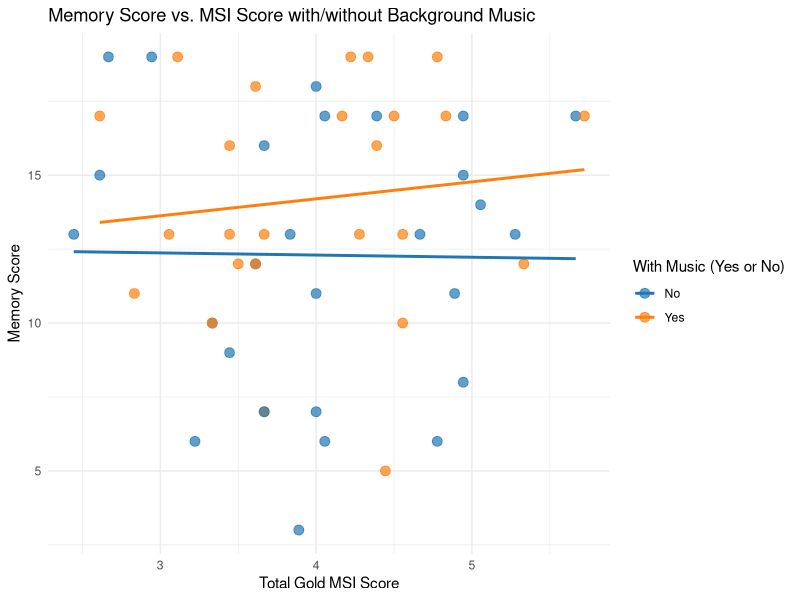
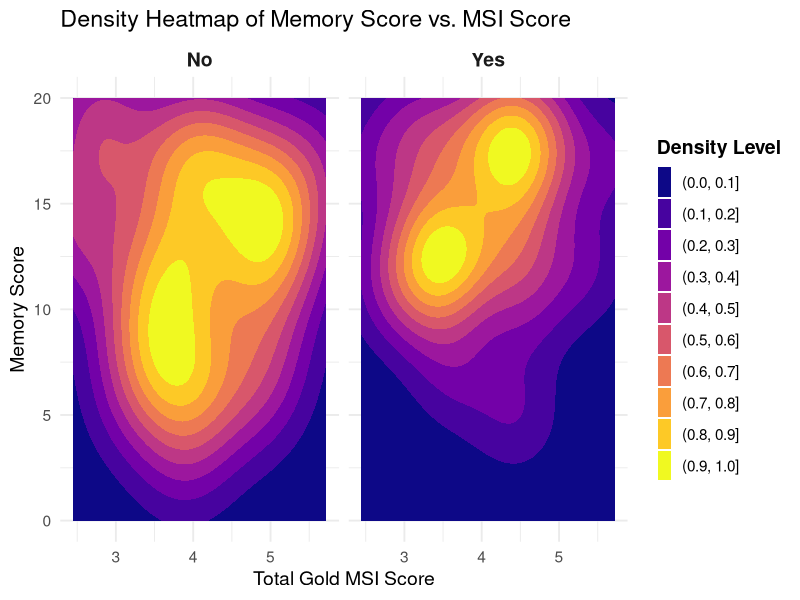
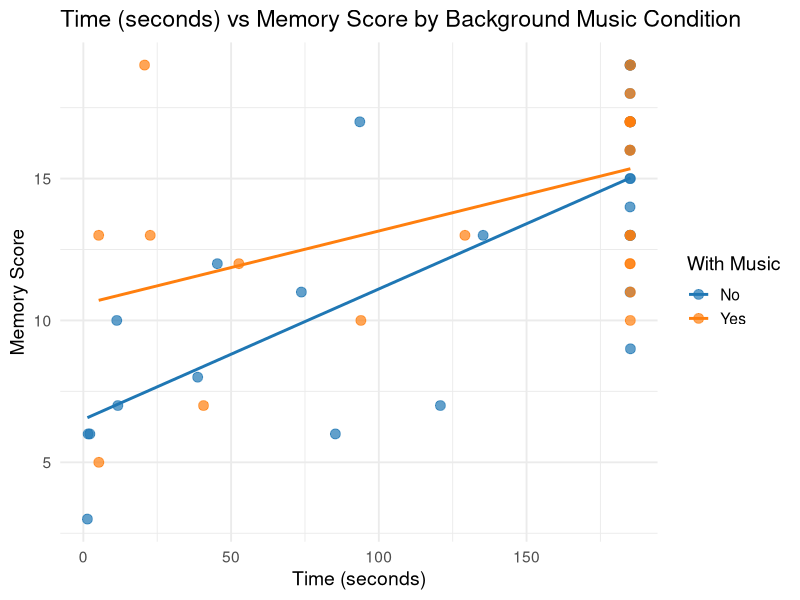
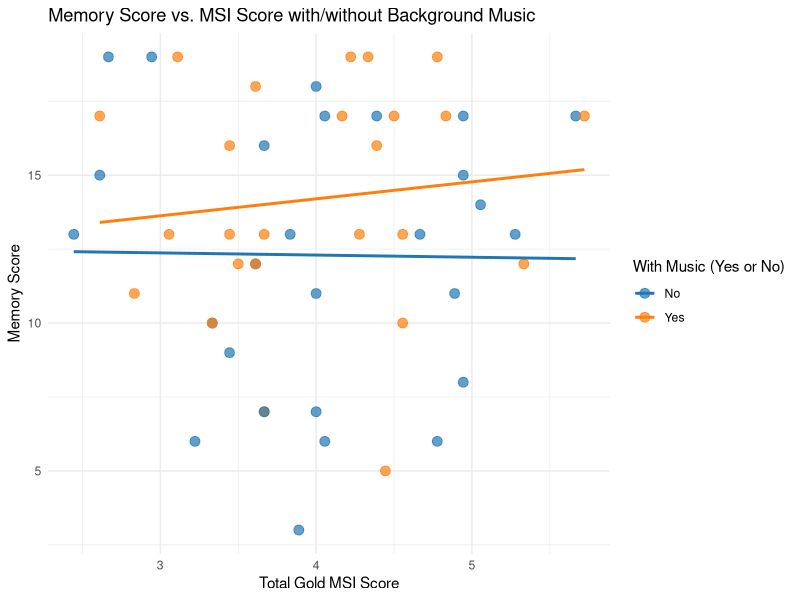
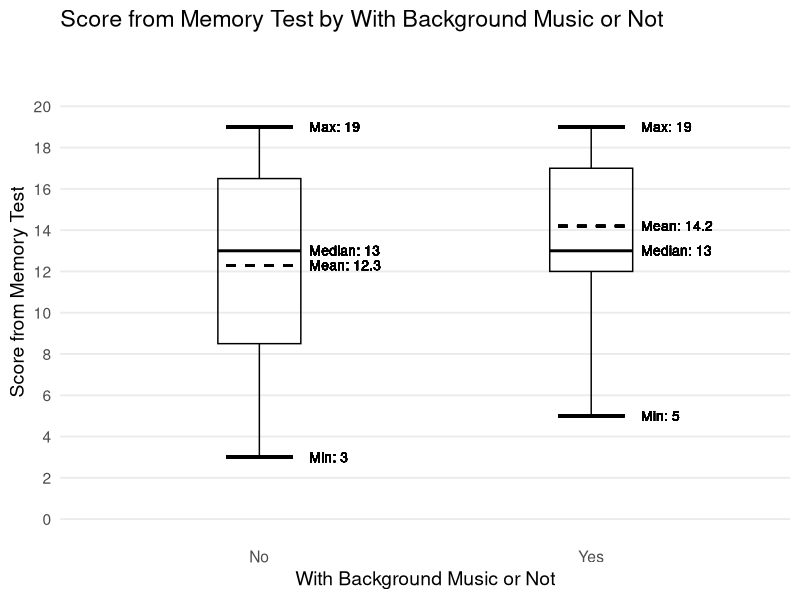
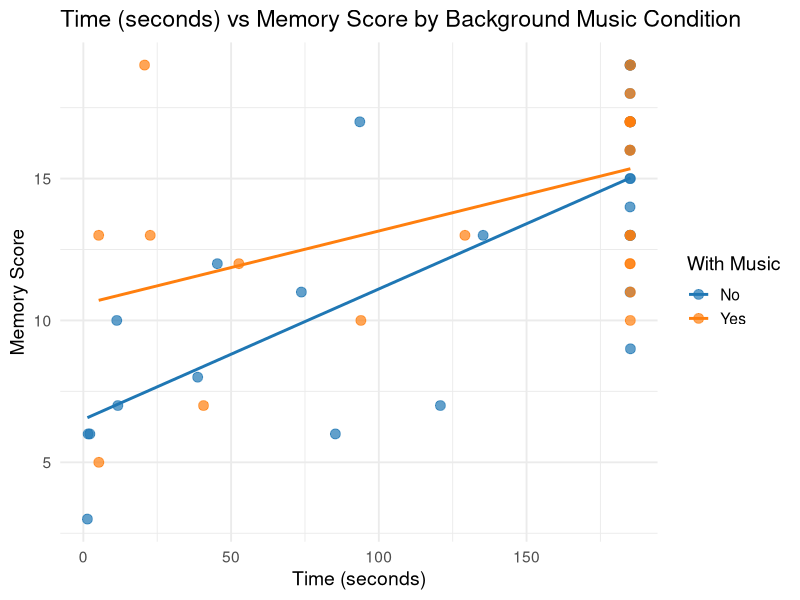
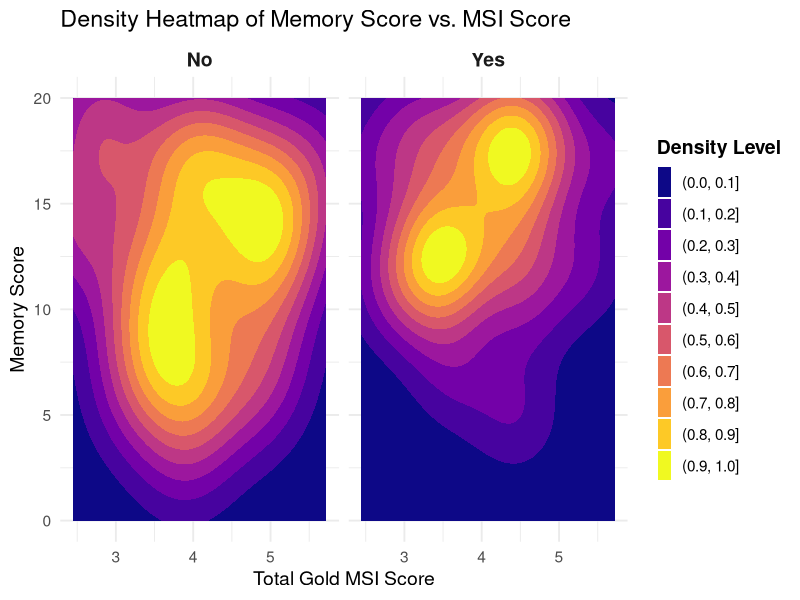

Here is the R script that generated these plots, in order:
## ---- chunk 1
#| include: false
library(tidyverse)
library(ggplot2)
library(dplyr)

df <- read.csv("qualtrics data.csv")

df <- df %>%
  rename(
    With.music.or.not = Music.Background,
    Memory.Score = Score,
    Total.Gold.MSI.Score = TOTAL.MSI.SCORE
  ) %>%
  mutate(With.music.or.not = factor(With.music.or.not, levels = c("No", "Yes")))

## ---- chunk 2
#| title: Memory Test Scores Dependent on Background Music and Music Proficiency
#| echo: false

ggplot(df, aes(
  x = Total.Gold.MSI.Score,
  y = Memory.Score,
  color = With.music.or.not
)) +
  geom_point(size = 3, alpha = 0.7) +
  geom_smooth(method = "lm", se = FALSE) +
  scale_color_manual(
    values = c(
      "No" = "#1f77b4",
      "Yes" = "#ff7f0e"
    )
  ) +
  labs(
    title = "Memory Score vs. MSI Score with/without Background Music",
    x = "Total Gold MSI Score",
    y = "Memory Score",
    color = "With Music (Yes or No)"
  ) +
  theme_minimal()
## ---- chunk 3
#| title: Density Heatmaps for Memory Scores Dependent on Total Gold MSI Score
#| echo: false

ggplot(df, aes(
  x = Total.Gold.MSI.Score,
  y = Memory.Score
)) +
  stat_density_2d_filled(contour_var = "ndensity") +
  facet_wrap(~ With.music.or.not) +
  scale_fill_viridis_d(
    option = "plasma",
    name = "Density Level"
  ) +
  labs(
    title = "Density Heatmap of Memory Score vs. MSI Score",
    x = "Total Gold MSI Score",
    y = "Memory Score"
  ) +
  ylim(0, 20) +
  theme_minimal(base_size = 14) +
  theme(
    strip.text = element_text(face = "bold", size = 14),
    legend.title = element_text(face = "bold"),
    legend.text = element_text(size = 11),
    legend.key.height = unit(0.8, "cm"),
    legend.key.width = unit(0.4, "cm")
  )

## ---- chunk 4
#| title: How Does the Time Taken to Memorize Words Impact Test Score?
#| echo: false

# Plot
ggplot(df, aes(
    x = Time,
    y = Memory.Score,
    color = With.music.or.not
)) +
    geom_point(size = 3, alpha = 0.7) +
    geom_smooth(method = "lm", se = FALSE) +
    scale_color_manual(
        values = c(
            "No" = "#1f77b4",   # blue
            "Yes" = "#ff7f0e"   # orange
        )
    ) +
    labs(
        title = "Time (seconds) vs Memory Score by Background Music Condition",
        x = "Time (seconds)",
        y = "Memory Score",
        color = "With Music"
    ) +
    theme_minimal(base_size = 14)
## ---- chunk 5
#| title: Memory Test Scores Dependent on Background Music and Music Proficiency
#| echo: false

ggplot(df, aes(
  x = Total.Gold.MSI.Score,
  y = Memory.Score,
  color = With.music.or.not
)) +
  geom_point(size = 3, alpha = 0.7) +
  geom_smooth(method = "lm", se = FALSE) +
  scale_color_manual(
    values = c(
      "No" = "#1f77b4",
      "Yes" = "#ff7f0e"
    )
  ) +
  labs(
    title = "Memory Score vs. MSI Score with/without Background Music",
    x = "Total Gold MSI Score",
    y = "Memory Score",
    color = "With Music (Yes or No)"
  ) +
  theme_minimal()
## ---- chunk 6
#| title: Boxplot of Memory Scores based on with/without Background Music
#| echo: false


stats <- df %>%
  group_by(With.music.or.not) %>%
  summarise(
    Q1 = quantile(Memory.Score, 0.25),
    Q3 = quantile(Memory.Score, 0.75),
    IQR = Q3 - Q1,
    lower = max(min(Memory.Score), Q1 - 1.5 * IQR),
    upper = min(max(Memory.Score), Q3 + 1.5 * IQR),
    mean = mean(Memory.Score),
    median = median(Memory.Score),
    min = min(Memory.Score),
    max = max(Memory.Score),
    xpos = as.numeric(With.music.or.not),
    .groups = "drop"
  )

ggplot(df, aes(
  x = With.music.or.not,
  y = Memory.Score
)) +
  geom_boxplot(
    width = 0.25,
    outlier.shape = 16,
    outlier.size = 2.5,
    color = "black",
    fill = NA
  ) +
  geom_segment(
    data = stats,
    aes(x = xpos - 0.1, xend = xpos + 0.1, y = lower, yend = lower),
    linewidth = 0.9
  ) +
  geom_segment(
    data = stats,
    aes(x = xpos - 0.1, xend = xpos + 0.1, y = upper, yend = upper),
    linewidth = 0.9
  ) +
  geom_segment(
    data = stats,
    aes(x = xpos - 0.1, xend = xpos + 0.1, y = mean, yend = mean),
    linewidth = 0.8,
    linetype = "dashed"
  ) +
  geom_text(
    data = stats,
    aes(x = xpos + 0.15, y = median, label = paste0("Median: ", round(median, 2))),
    hjust = 0,
    size = 3.5
  ) +
  geom_text(
    data = stats,
    aes(x = xpos + 0.15, y = mean, label = paste0("Mean: ", round(mean, 2))),
    hjust = 0,
    size = 3.5
  ) +
  geom_text(
    data = stats,
    aes(x = xpos + 0.15, y = lower, label = paste0("Min: ", round(min, 2))),
    hjust = 0,
    size = 3.5
  ) +
  geom_text(
    data = stats,
    aes(x = xpos + 0.15, y = upper, label = paste0("Max: ", round(max, 2))),
    hjust = 0,
    size = 3.5
  ) +
  scale_y_continuous(limits = c(0, 22), breaks = seq(0, 20, 2)) +
  labs(
    title = "Score from Memory Test by With Background Music or Not",
    x = "With Background Music or Not",
    y = "Score from Memory Test"
  ) +
  theme_minimal(base_size = 14) +
  theme(
    panel.grid.major.x = element_blank(),
    panel.grid.minor = element_blank(),
    legend.position = "none"
  )
## ---- chunk 7
#| title: How does the time taken to memorize words impact test score?
#| echo: false

# Plot
ggplot(df, aes(
    x = Time,
    y = Memory.Score,
    color = With.music.or.not
)) +
    geom_point(size = 3, alpha = 0.7) +
    geom_smooth(method = "lm", se = FALSE) +
    scale_color_manual(
        values = c(
            "No" = "#1f77b4",   # blue
            "Yes" = "#ff7f0e"   # orange
        )
    ) +
    labs(
        title = "Time (seconds) vs Memory Score by Background Music Condition",
        x = "Time (seconds)",
        y = "Memory Score",
        color = "With Music"
    ) +
    theme_minimal(base_size = 14)
## ---- chunk 8
#| title: Density Heatmaps for Memory Scores Dependent on Total Gold MSI Score
#| echo: false

ggplot(df, aes(
  x = Total.Gold.MSI.Score,
  y = Memory.Score
)) +
  stat_density_2d_filled(contour_var = "ndensity") +
  facet_wrap(~ With.music.or.not) +
  scale_fill_viridis_d(
    option = "plasma",
    name = "Density Level"
  ) +
  labs(
    title = "Density Heatmap of Memory Score vs. MSI Score",
    x = "Total Gold MSI Score",
    y = "Memory Score"
  ) +
  ylim(0, 20) +
  theme_minimal(base_size = 14) +
  theme(
    strip.text = element_text(face = "bold", size = 14),
    legend.title = element_text(face = "bold"),
    legend.text = element_text(size = 11),
    legend.key.height = unit(0.8, "cm"),
    legend.key.width = unit(0.4, "cm")
  )
